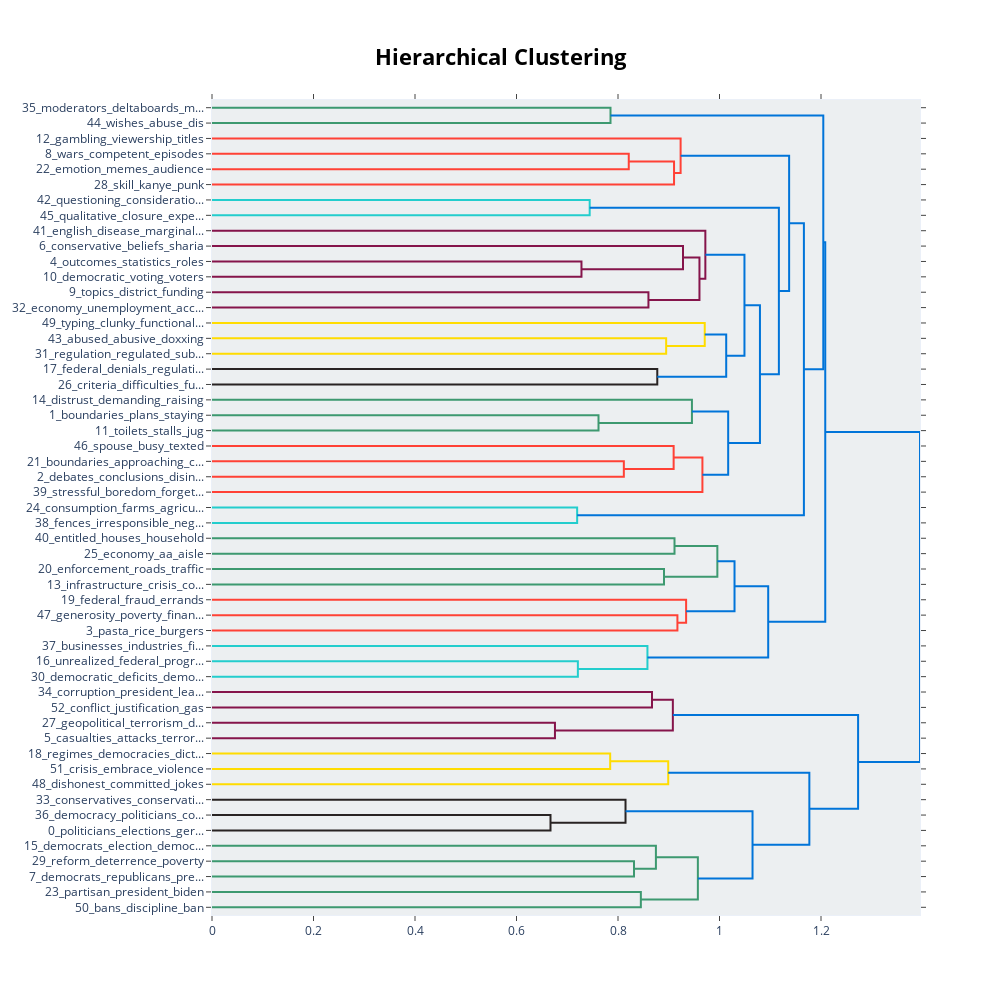

The notebook cell saved with this chart:
### Code cell
topic_model.visualize_hierarchy()

### Figure 1 — Plotly figure (JSON) as saved in the notebook; plotly's stock layout.template omitted (floating-point values rounded to 4 significant figures)
{"data": [{"hoverinfo": "text", "marker": {"color": "rgb(61,153,112)"}, "mode": "lines", "type": "scatter", "x": [0.0, 0.7852, 0.7852, 0.0], "xaxis": "x", "y": [-5.0, -5.0, -15.0, -15.0], "yaxis": "y"}, {"hoverinfo": "text", "marker": {"color": "rgb(255,65,54)"}, "mode": "lines", "type": "scatter", "x": [0.0, 0.8212, 0.8212, 0.0], "xaxis": "x", "y": [-35.0, -35.0, -45.0, -45.0], "yaxis": "y"}, {"hoverinfo": "text", "marker": {"color": "rgb(255,65,54)"}, "mode": "lines", "type": "scatter", "x": [0.8212, 0.9104, 0.9104, 0.0], "xaxis": "x", "y": [-40.0, -40.0, -55.0, -55.0], "yaxis": "y"}, {"hoverinfo": "text", "marker": {"color": "rgb(255,65,54)"}, "mode": "lines", "type": "scatter", "x": [0.0, 0.9233, 0.9233, 0.9104], "xaxis": "x", "y": [-25.0, -25.0, -47.5, -47.5], "yaxis": "y"}, {"hoverinfo": "text", "marker": {"color": "rgb(35,205,205)"}, "mode": "lines", "type": "scatter", "x": [0.0, 0.7442, 0.7442, 0.0], "xaxis": "x", "y": [-65.0, -65.0, -75.0, -75.0], "yaxis": "y"}, {"hoverinfo": "text", "marker": {"color": "rgb(133,20,75)"}, "mode": "lines", "type": "scatter", "x": [0.0, 0.728, 0.728, 0.0], "xaxis": "x", "y": [-105.0, -105.0, -115.0, -115.0], "yaxis": "y"}, {"hoverinfo": "text", "marker": {"color": "rgb(133,20,75)"}, "mode": "lines", "type": "scatter", "x": [0.0, 0.9281, 0.9281, 0.728], "xaxis": "x", "y": [-95.0, -95.0, -110.0, -110.0], "yaxis": "y"}, {"hoverinfo": "text", "marker": {"color": "rgb(133,20,75)"}, "mode": "lines", "type": "scatter", "x": [0.0, 0.86, 0.86, 0.0], "xaxis": "x", "y": [-125.0, -125.0, -135.0, -135.0], "yaxis": "y"}, {"hoverinfo": "text", "marker": {"color": "rgb(133,20,75)"}, "mode": "lines", "type": "scatter", "x": [0.9281, 0.9605, 0.9605, 0.86], "xaxis": "x", "y": [-102.5, -102.5, -130.0, -130.0], "yaxis": "y"}, {"hoverinfo": "text", "marker": {"color": "rgb(133,20,75)"}, "mode": "lines", "type": "scatter", "x": [0.0, 0.9721, 0.9721, 0.9605], "xaxis": "x", "y": [-85.0, -85.0, -116.2, -116.2], "yaxis": "y"}, {"hoverinfo": "text", "marker": {"color": "rgb(255,220,0)"}, "mode": "lines", "type": "scatter", "x": [0.0, 0.8949, 0.8949, 0.0], "xaxis": "x", "y": [-155.0, -155.0, -165.0, -165.0], "yaxis": "y"}, {"hoverinfo": "text", "marker": {"color": "rgb(255,220,0)"}, "mode": "lines", "type": "scatter", "x": [0.0, 0.9709, 0.9709, 0.8949], "xaxis": "x", "y": [-145.0, -145.0, -160.0, -160.0], "yaxis": "y"}, {"hoverinfo": "text", "marker": {"color": "rgb(40,35,35)"}, "mode": "lines", "type": "scatter", "x": [0.0, 0.8774, 0.8774, 0.0], "xaxis": "x", "y": [-175.0, -175.0, -185.0, -185.0], "yaxis": "y"}, {"hoverinfo": "text", "marker": {"color": "rgb(0,116,217)"}, "mode": "lines", "type": "scatter", "x": [0.9709, 1.013, 1.013, 0.8774], "xaxis": "x", "y": [-152.5, -152.5, -180.0, -180.0], "yaxis": "y"}, {"hoverinfo": "text", "marker": {"color": "rgb(0,116,217)"}, "mode": "lines", "type": "scatter", "x": [0.9721, 1.049, 1.049, 1.013], "xaxis": "x", "y": [-100.6, -100.6, -166.2, -166.2], "yaxis": "y"}, {"hoverinfo": "text", "marker": {"color": "rgb(61,153,112)"}, "mode": "lines", "type": "scatter", "x": [0.0, 0.7616, 0.7616, 0.0], "xaxis": "x", "y": [-205.0, -205.0, -215.0, -215.0], "yaxis": "y"}, {"hoverinfo": "text", "marker": {"color": "rgb(61,153,112)"}, "mode": "lines", "type": "scatter", "x": [0.0, 0.9457, 0.9457, 0.7616], "xaxis": "x", "y": [-195.0, -195.0, -210.0, -210.0], "yaxis": "y"}, {"hoverinfo": "text", "marker": {"color": "rgb(255,65,54)"}, "mode": "lines", "type": "scatter", "x": [0.0, 0.8115, 0.8115, 0.0], "xaxis": "x", "y": [-235.0, -235.0, -245.0, -245.0], "yaxis": "y"}, {"hoverinfo": "text", "marker": {"color": "rgb(255,65,54)"}, "mode": "lines", "type": "scatter", "x": [0.0, 0.9096, 0.9096, 0.8115], "xaxis": "x", "y": [-225.0, -225.0, -240.0, -240.0], "yaxis": "y"}, {"hoverinfo": "text", "marker": {"color": "rgb(255,65,54)"}, "mode": "lines", "type": "scatter", "x": [0.9096, 0.9663, 0.9663, 0.0], "xaxis": "x", "y": [-232.5, -232.5, -255.0, -255.0], "yaxis": "y"}, {"hoverinfo": "text", "marker": {"color": "rgb(0,116,217)"}, "mode": "lines", "type": "scatter", "x": [0.9457, 1.017, 1.017, 0.9663], "xaxis": "x", "y": [-202.5, -202.5, -243.8, -243.8], "yaxis": "y"}, {"hoverinfo": "text", "marker": {"color": "rgb(0,116,217)"}, "mode": "lines", "type": "scatter", "x": [1.049, 1.08, 1.08, 1.017], "xaxis": "x", "y": [-133.4, -133.4, -223.1, -223.1], "yaxis": "y"}, {"hoverinfo": "text", "marker": {"color": "rgb(0,116,217)"}, "mode": "lines", "type": "scatter", "x": [0.7442, 1.117, 1.117, 1.08], "xaxis": "x", "y": [-70.0, -70.0, -178.3, -178.3], "yaxis": "y"}, {"hoverinfo": "text", "marker": {"color": "rgb(0,116,217)"}, "mode": "lines", "type": "scatter", "x": [0.9233, 1.137, 1.137, 1.117], "xaxis": "x", "y": [-36.25, -36.25, -124.1, -124.1], "yaxis": "y"}, {"hoverinfo": "text", "marker": {"color": "rgb(35,205,205)"}, "mode": "lines", "type": "scatter", "x": [0.0, 0.7195, 0.7195, 0.0], "xaxis": "x", "y": [-265.0, -265.0, -275.0, -275.0], "yaxis": "y"}, {"hoverinfo": "text", "marker": {"color": "rgb(0,116,217)"}, "mode": "lines", "type": "scatter", "x": [1.137, 1.166, 1.166, 0.7195], "xaxis": "x", "y": [-80.2, -80.2, -270.0, -270.0], "yaxis": "y"}, {"hoverinfo": "text", "marker": {"color": "rgb(0,116,217)"}, "mode": "lines", "type": "scatter", "x": [0.7852, 1.204, 1.204, 1.166], "xaxis": "x", "y": [-10.0, -10.0, -175.1, -175.1], "yaxis": "y"}, {"hoverinfo": "text", "marker": {"color": "rgb(61,153,112)"}, "mode": "lines", "type": "scatter", "x": [0.0, 0.9113, 0.9113, 0.0], "xaxis": "x", "y": [-285.0, -285.0, -295.0, -295.0], "yaxis": "y"}, {"hoverinfo": "text", "marker": {"color": "rgb(61,153,112)"}, "mode": "lines", "type": "scatter", "x": [0.0, 0.8906, 0.8906, 0.0], "xaxis": "x", "y": [-305.0, -305.0, -315.0, -315.0], "yaxis": "y"}, {"hoverinfo": "text", "marker": {"color": "rgb(61,153,112)"}, "mode": "lines", "type": "scatter", "x": [0.9113, 0.9958, 0.9958, 0.8906], "xaxis": "x", "y": [-290.0, -290.0, -310.0, -310.0], "yaxis": "y"}, {"hoverinfo": "text", "marker": {"color": "rgb(255,65,54)"}, "mode": "lines", "type": "scatter", "x": [0.0, 0.9171, 0.9171, 0.0], "xaxis": "x", "y": [-335.0, -335.0, -345.0, -345.0], "yaxis": "y"}, {"hoverinfo": "text", "marker": {"color": "rgb(255,65,54)"}, "mode": "lines", "type": "scatter", "x": [0.0, 0.9342, 0.9342, 0.9171], "xaxis": "x", "y": [-325.0, -325.0, -340.0, -340.0], "yaxis": "y"}, {"hoverinfo": "text", "marker": {"color": "rgb(0,116,217)"}, "mode": "lines", "type": "scatter", "x": [0.9958, 1.03, 1.03, 0.9342], "xaxis": "x", "y": [-300.0, -300.0, -332.5, -332.5], "yaxis": "y"}, {"hoverinfo": "text", "marker": {"color": "rgb(35,205,205)"}, "mode": "lines", "type": "scatter", "x": [0.0, 0.7209, 0.7209, 0.0], "xaxis": "x", "y": [-365.0, -365.0, -375.0, -375.0], "yaxis": "y"}, {"hoverinfo": "text", "marker": {"color": "rgb(35,205,205)"}, "mode": "lines", "type": "scatter", "x": [0.0, 0.858, 0.858, 0.7209], "xaxis": "x", "y": [-355.0, -355.0, -370.0, -370.0], "yaxis": "y"}, {"hoverinfo": "text", "marker": {"color": "rgb(0,116,217)"}, "mode": "lines", "type": "scatter", "x": [1.03, 1.096, 1.096, 0.858], "xaxis": "x", "y": [-316.2, -316.2, -362.5, -362.5], "yaxis": "y"}, {"hoverinfo": "text", "marker": {"color": "rgb(0,116,217)"}, "mode": "lines", "type": "scatter", "x": [1.204, 1.208, 1.208, 1.096], "xaxis": "x", "y": [-92.55, -92.55, -339.4, -339.4], "yaxis": "y"}, {"hoverinfo": "text", "marker": {"color": "rgb(133,20,75)"}, "mode": "lines", "type": "scatter", "x": [0.0, 0.867, 0.867, 0.0], "xaxis": "x", "y": [-385.0, -385.0, -395.0, -395.0], "yaxis": "y"}, {"hoverinfo": "text", "marker": {"color": "rgb(133,20,75)"}, "mode": "lines", "type": "scatter", "x": [0.0, 0.6758, 0.6758, 0.0], "xaxis": "x", "y": [-405.0, -405.0, -415.0, -415.0], "yaxis": "y"}, {"hoverinfo": "text", "marker": {"color": "rgb(133,20,75)"}, "mode": "lines", "type": "scatter", "x": [0.867, 0.9081, 0.9081, 0.6758], "xaxis": "x", "y": [-390.0, -390.0, -410.0, -410.0], "yaxis": "y"}, {"hoverinfo": "text", "marker": {"color": "rgb(255,220,0)"}, "mode": "lines", "type": "scatter", "x": [0.0, 0.7846, 0.7846, 0.0], "xaxis": "x", "y": [-425.0, -425.0, -435.0, -435.0], "yaxis": "y"}, {"hoverinfo": "text", "marker": {"color": "rgb(255,220,0)"}, "mode": "lines", "type": "scatter", "x": [0.7846, 0.8989, 0.8989, 0.0], "xaxis": "x", "y": [-430.0, -430.0, -445.0, -445.0], "yaxis": "y"}, {"hoverinfo": "text", "marker": {"color": "rgb(40,35,35)"}, "mode": "lines", "type": "scatter", "x": [0.0, 0.667, 0.667, 0.0], "xaxis": "x", "y": [-465.0, -465.0, -475.0, -475.0], "yaxis": "y"}, {"hoverinfo": "text", "marker": {"color": "rgb(40,35,35)"}, "mode": "lines", "type": "scatter", "x": [0.0, 0.8148, 0.8148, 0.667], "xaxis": "x", "y": [-455.0, -455.0, -470.0, -470.0], "yaxis": "y"}, {"hoverinfo": "text", "marker": {"color": "rgb(61,153,112)"}, "mode": "lines", "type": "scatter", "x": [0.0, 0.8315, 0.8315, 0.0], "xaxis": "x", "y": [-495.0, -495.0, -505.0, -505.0], "yaxis": "y"}, {"hoverinfo": "text", "marker": {"color": "rgb(61,153,112)"}, "mode": "lines", "type": "scatter", "x": [0.0, 0.8747, 0.8747, 0.8315], "xaxis": "x", "y": [-485.0, -485.0, -500.0, -500.0], "yaxis": "y"}, {"hoverinfo": "text", "marker": {"color": "rgb(61,153,112)"}, "mode": "lines", "type": "scatter", "x": [0.0, 0.845, 0.845, 0.0], "xaxis": "x", "y": [-515.0, -515.0, -525.0, -525.0], "yaxis": "y"}, {"hoverinfo": "text", "marker": {"color": "rgb(61,153,112)"}, "mode": "lines", "type": "scatter", "x": [0.8747, 0.9573, 0.9573, 0.845], "xaxis": "x", "y": [-492.5, -492.5, -520.0, -520.0], "yaxis": "y"}, {"hoverinfo": "text", "marker": {"color": "rgb(0,116,217)"}, "mode": "lines", "type": "scatter", "x": [0.8148, 1.065, 1.065, 0.9573], "xaxis": "x", "y": [-462.5, -462.5, -506.2, -506.2], "yaxis": "y"}, {"hoverinfo": "text", "marker": {"color": "rgb(0,116,217)"}, "mode": "lines", "type": "scatter", "x": [0.8989, 1.177, 1.177, 1.065], "xaxis": "x", "y": [-437.5, -437.5, -484.4, -484.4], "yaxis": "y"}, {"hoverinfo": "text", "marker": {"color": "rgb(0,116,217)"}, "mode": "lines", "type": "scatter", "x": [0.9081, 1.273, 1.273, 1.177], "xaxis": "x", "y": [-400.0, -400.0, -460.9, -460.9], "yaxis": "y"}, {"hoverinfo": "text", "marker": {"color": "rgb(0,116,217)"}, "mode": "lines", "type": "scatter", "x": [1.208, 1.395, 1.395, 1.273], "xaxis": "x", "y": [-216.0, -216.0, -430.5, -430.5], "yaxis": "y"}], "layout": {"autosize": false, "height": 995, "hoverlabel": {"bgcolor": "white", "font": {"family": "Rockwell", "size": 16}}, "hovermode": "closest", "plot_bgcolor": "#ECEFF1", "showlegend": false, "title": {"font": {"color": "Black", "size": 22}, "text": "<b>Hierarchical Clustering</b>", "x": 0.5, "xanchor": "center", "yanchor": "top"}, "width": 1000, "xaxis": {"mirror": "allticks", "rangemode": "tozero", "showgrid": false, "showline": true, "showticklabels": true, "ticks": "outside", "type": "linear", "zeroline": false}, "yaxis": {"mirror": "allticks", "range": [-530, 0], "rangemode": "tozero", "showgrid": false, "showline": true, "showticklabels": true, "tickmode": "array", "ticks": "outside", "ticktext": ["35_moderators_deltaboards_m...", "44_wishes_abuse_dis", "12_gambling_viewership_titles", "8_wars_competent_episodes", "22_emotion_memes_audience", "28_skill_kanye_punk", "42_questioning_consideratio...", "45_qualitative_closure_expe...", "41_english_disease_marginal...", "6_conservative_beliefs_sharia", "4_outcomes_statistics_roles", "10_democratic_voting_voters", "9_topics_district_funding", "32_economy_unemployment_acc...", "49_typing_clunky_functional...", "43_abused_abusive_doxxing", "31_regulation_regulated_sub...", "17_federal_denials_regulati...", "26_criteria_difficulties_fu...", "14_distrust_demanding_raising", "1_boundaries_plans_staying", "11_toilets_stalls_jug", "46_spouse_busy_texted", "21_boundaries_approaching_c...", "2_debates_conclusions_disin...", "39_stressful_boredom_forget...", "24_consumption_farms_agricu...", "38_fences_irresponsible_neg...", "40_entitled_houses_household", "25_economy_aa_aisle", "20_enforcement_roads_traffic", "13_infrastructure_crisis_co...", "19_federal_fraud_errands", "47_generosity_poverty_finan...", "3_pasta_rice_burgers", "37_businesses_industries_fi...", "16_unrealized_federal_progr...", "30_democratic_deficits_demo...", "34_corruption_president_lea...", "52_conflict_justification_gas", "27_geopolitical_terrorism_d...", "5_casualties_attacks_terror...", "18_regimes_democracies_dict...", "51_crisis_embrace_violence", "48_dishonest_committed_jokes", "33_conservatives_conservati...", "36_democracy_politicians_co...", "0_politicians_elections_ger...", "15_democrats_election_democ...", "29_reform_deterrence_poverty", "7_democrats_republicans_pre...", "23_partisan_president_biden", "50_bans_discipline_ban"], "tickvals": [-5, -15, -25, -35, -45, -55, -65, -75, -85, -95, -105, -115, -125, -135, -145, -155, -165, -175, -185, -195, -205, -215, -225, -235, -245, -255, -265, -275, -285, -295, -305, -315, -325, -335, -345, -355, -365, -375, -385, -395, -405, -415, -425, -435, -445, -455, -465, -475, -485, -495, -505, -515, -525], "type": "linear", "zeroline": false}}}
